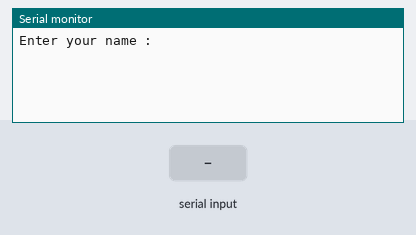
The sketch below on a simulated Arduino Uno, built with avr-gcc and run on an emulated ATmega328P. Parts: the last lines printed to the serial monitor. The inputs (shaded band) are chosen by the test bench.

Above: at 1.2 s.
1.3 s: "90,45\n" received over Serial
At 3.5 s:
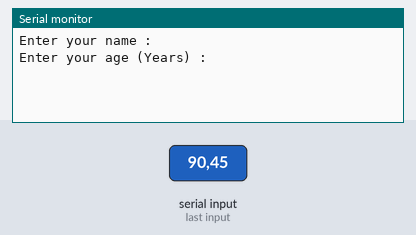
3.8 s: "30,150\n" received over Serial
At 5.3 s:
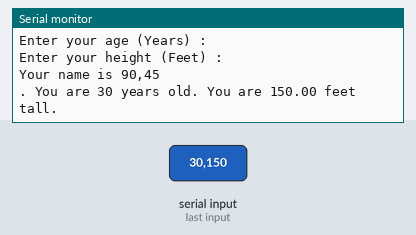

Measured:
- after the input at 1.3 s, the serial monitor: prints a new line after 1.0 s (image 1)
- after the input at 3.8 s, the serial monitor: prints a new line at once (image 2)

The sketch:

reading_user_input_through_serial_monitor.ino
```cpp
String name;
int age;
float height;

int BAUD = 9600;


void setup() {
  // put your setup code here, to run once:
  Serial.begin(BAUD);
}

void loop() {
  // put your main code here, to run repeatedly:

  /// Name
  Serial.println("Enter your name : ");
  while(Serial.available() == 0);
  name = Serial.readString();

  /// Age
  Serial.println("Enter your age (Years) : ");
  while(Serial.available() == 0);
  age = Serial.parseInt();

  /// Height
  Serial.println("Enter your height (Feet) : ");
  while(Serial.available() == 0);
  height = Serial.parseFloat();

  Serial.println("Your name is " + name + ". You are " + String(age) + " years old. You are " + String(height) + " feet tall.");

  delay(5000);
}
```
